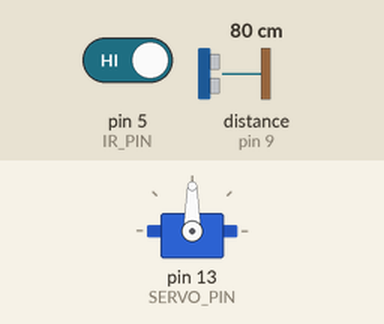
Recording of a sketch running on a simulated Arduino Uno, built with avr-gcc and run on an emulated ATmega328P. Shown: servo. Wiring (inferred from the names in the program): ultrasonic range finder: trigger pin 10; echo pin 9. The inputs (shaded band) are chosen by the test bench; at power-on: distance to the obstacle (sensor on pin 9) 80 cm, pin 5 (IR_PIN) HIGH. The echo pulse lasts 58.3 µs per cm.

Above: at 1.2 s.
1.3 s: distance to the obstacle (sensor on pin 9) set to 9 cm
2.8 s: distance to the obstacle (sensor on pin 9) set to 6 cm
At 3.9 s:
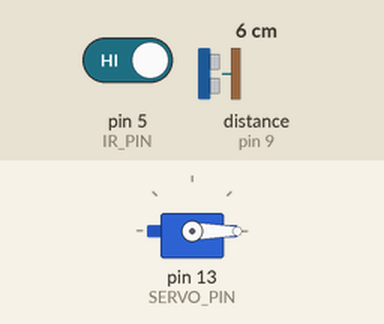
Timing chart, 0 to 5.8 s (numbered marks = the images above; inputs shaded):
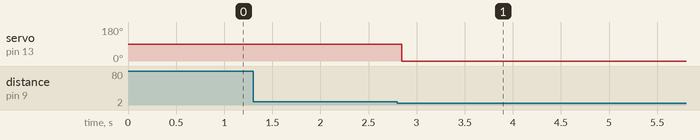

The sketch:

challenge.ino
```cpp
#include <Servo.h>
const int IR_PIN = 5;
const int ECHO_PIN = 9;
const int TRIG_PIN = 10;
const int SERVO_PIN = 13;
const float SOUND_SPEED = 0.034;
const int MIN_ANGLE =0, MAX_ANGLE=180;
Servo myservo;

bool flag, already;
void setup() {
  // put your setup code here, to run once:
  Serial.begin (9600);
  pinMode(IR_PIN,INPUT);
  pinMode(ECHO_PIN,INPUT);
  pinMode(TRIG_PIN,OUTPUT);
  myservo.attach(SERVO_PIN);
}

bool readUltra() {
  digitalWrite (TRIG_PIN, LOW);
  delayMicroseconds (2);
  digitalWrite (TRIG_PIN, HIGH);
  delayMicroseconds (10);
  digitalWrite (TRIG_PIN, LOW);

  long duration = pulseIn (ECHO_PIN, HIGH);
  int distance = (duration*SOUND_SPEED)/2;

  return (distance < 7);
}

void loop() {
  // put your main code here, to run repeatedly:
  int irState = digitalRead(IR_PIN);
  int task;
  int ultraState = !readUltra();

  switch (task) {
    case 0: if(!irState and !task) myservo.write(90), task=1;
    case 1: if(!ultraState and task) myservo.write(0), task=0;
  }
  delay (200);
//  Serial.println(distance);
}
```

Measured:
- the behaviour switches between 8 and 7 cm on distance to the obstacle (sensor on pin 9) (found by bisection; images 0 and 1)
- after the input at 1.3 s, every drawn part: stays the same
- after the input at 2.8 s, servo on pin 13 (SERVO_PIN): 90° → 0° at once
